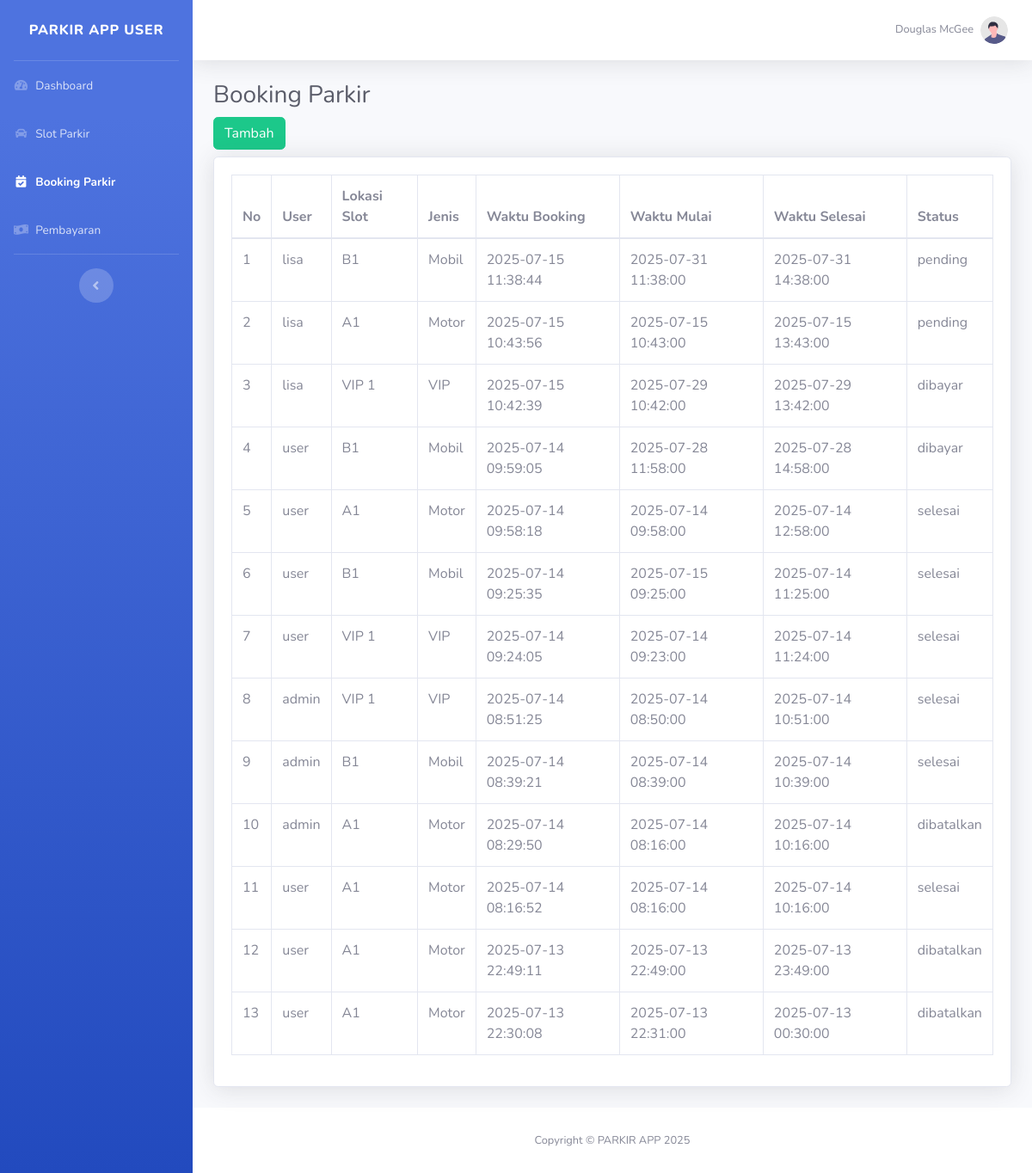
The page /user/bookingparkir.php on the database its author committed.
### tables this page shows
CREATE TABLE `bookings` (
  `booking_id` int NOT NULL,
  `user_id` int DEFAULT NULL,
  `slot_id` int DEFAULT NULL,
  `waktu_booking` datetime DEFAULT CURRENT_TIMESTAMP,
  `status` enum('pending','dibayar','selesai','dibatalkan') DEFAULT 'pending',
  `waktu_mulai` datetime DEFAULT NULL,
  `waktu_selesai` datetime DEFAULT NULL
);

CREATE TABLE `users` (
  `id` int NOT NULL,
  `username` varchar(50) NOT NULL,
  `password` varchar(255) NOT NULL,
  `role` enum('admin','user') NOT NULL
);

CREATE TABLE `parkir_slots` (
  `id` int NOT NULL,
  `lokasi` varchar(100) DEFAULT NULL,
  `status` enum('available','booked') DEFAULT 'available',
  `jenis` enum('motor','mobil','vip') DEFAULT 'mobil',
  `harga` int NOT NULL DEFAULT '0',
  `tempat_id` int DEFAULT NULL
);

### user/bookingparkir.php (the view, shortened to what this page needs)
<?php
include '../config/db.php';
$query = $conn->query("
    SELECT b.booking_id, b.user_id, u.username, b.slot_id, s.lokasi, s.jenis,
           b.waktu_booking, b.waktu_mulai, b.waktu_selesai, b.status
    FROM bookings b
    JOIN users u ON b.user_id = u.id
    JOIN parkir_slots s ON b.slot_id = s.id
    ORDER BY b.booking_id DESC
");
?>
<!DOCTYPE html>
<html lang="en">
<head>
    <link href="../vendor/fontawesome-free/css/all.min.css" rel="stylesheet" type="text/css">
    <link href="../css/sb-admin-2.min.css" rel="stylesheet">
    <link href="https://cdn.datatables.net/1.13.6/css/dataTables.bootstrap4.min.css" rel="stylesheet">
</head>
<body id="page-top">
    <div id="wrapper">
         <?php include '../includes/usersidebar.php'; ?>
        <div id="content-wrapper" class="d-flex flex-column">
            <div id="content">
                 <?php include '../includes/usernavbar.php'; ?>
                <div class="container-fluid">
                    <h1 class="h3 mb-2 text-gray-800">Booking Parkir</h1>
                    <button type="button" class="btn btn-success mb-2" data-toggle="modal" data-target="#modalTambahBooking">
                    Tambah
                    </button>
                    <div class="card shadow mb-4">
                        <div class="card-body">
                            <div class="table-responsive">
                                <table class="table table-bordered" id="dataTable" width="100%" cellspacing="0">
                                    <thead>
                                        <tr>
                                            <th>No</th>
                                            <th>User</th>
                                            <th>Lokasi Slot</th>
                                            <th>Jenis</th>
                                            <th>Waktu Booking</th>
                                            <th>Waktu Mulai</th>
                                            <th>Waktu Selesai</th>
                                            <th>Status</th>
                                        </tr>
                                    </thead>
                                    <tbody>
                                        <?php $no = 1; while($row = $query->fetch(PDO::FETCH_ASSOC)) : ?>
                                        <tr>
                                            <td><?= $no++; ?></td>
                                            <td><?= htmlspecialchars($row['username']); ?></td>
                                            <td><?= htmlspecialchars($row['lokasi']); ?></td>
                                            <td>
                                                <?php
                                                if ($row['jenis'] === 'motor') echo "Motor";
                                                elseif ($row['jenis'] === 'mobil') echo "Mobil";
                                                elseif ($row['jenis'] === 'vip') echo "VIP";
                                                else echo "-";
                                                ?>
                                            </td>
                                            <td><?= htmlspecialchars($row['waktu_booking']); ?></td>
                                            <td><?= htmlspecialchars($row['waktu_mulai']); ?></td>
                                            <td><?= htmlspecialchars($row['waktu_selesai']); ?></td>
                                            <td>
                                                <?php
                                                if ($row['status'] === 'available') {
                                                    echo '<span style="color: green;">Tersedia</span>';
                                                } elseif ($row['status'] === 'booked') {
                                                    echo '<span style="color: red;">Terbooking</span>';
                                                } else {
                                                    echo htmlspecialchars($row['status']);
                                                }
                                                ?>
                                            </td>
                                        </tr>
                                        <?php endwhile; ?>
                                    </tbody>
                                </table>
                            </div>
                        </div>
                    </div>
                </div>
            </div>
              <?php include '../includes/footer.php'; ?>
        </div>
    </div>
</body>
</html>

### rows shown on the page
bookings: user.username "lisa", slot.lokasi "B1", shows "Mobil", waktu_booking "2025-07-15 11:38:44", waktu_mulai "2025-07-31 11:38:00", waktu_selesai "2025-07-31 14:38:00", status "pending"
bookings: user.username "lisa", slot.lokasi "A1", shows "Motor", waktu_booking "2025-07-15 10:43:56", waktu_mulai "2025-07-15 10:43:00", waktu_selesai "2025-07-15 13:43:00", status "pending"
bookings: user.username "lisa", slot.lokasi "VIP 1", waktu_booking "2025-07-15 10:42:39", waktu_mulai "2025-07-29 10:42:00", waktu_selesai "2025-07-29 13:42:00", status "dibayar"
bookings: user.username "user", slot.lokasi "B1", shows "Mobil", waktu_booking "2025-07-14 09:59:05", waktu_mulai "2025-07-28 11:58:00", waktu_selesai "2025-07-28 14:58:00", status "dibayar"
bookings: user.username "user", slot.lokasi "A1", shows "Motor", waktu_booking "2025-07-14 09:58:18", waktu_mulai "2025-07-14 09:58:00", waktu_selesai "2025-07-14 12:58:00", status "selesai"
bookings: user.username "user", slot.lokasi "B1", shows "Mobil", waktu_booking "2025-07-14 09:25:35", waktu_mulai "2025-07-15 09:25:00", waktu_selesai "2025-07-14 11:25:00", status "selesai"
bookings: user.username "user", slot.lokasi "VIP 1", waktu_booking "2025-07-14 09:24:05", waktu_mulai "2025-07-14 09:23:00", waktu_selesai "2025-07-14 11:24:00", status "selesai"
bookings: user.username "admin", slot.lokasi "VIP 1", waktu_booking "2025-07-14 08:51:25", waktu_mulai "2025-07-14 08:50:00", waktu_selesai "2025-07-14 10:51:00", status "selesai"
bookings: user.username "admin", slot.lokasi "B1", shows "Mobil", waktu_booking "2025-07-14 08:39:21", waktu_mulai "2025-07-14 08:39:00", waktu_selesai "2025-07-14 10:39:00", status "selesai"
bookings: user.username "admin", slot.lokasi "A1", shows "Motor", waktu_booking "2025-07-14 08:29:50", waktu_mulai "2025-07-14 08:16:00", waktu_selesai "2025-07-14 10:16:00", status "dibatalkan"
bookings: user.username "user", slot.lokasi "A1", shows "Motor", waktu_booking "2025-07-14 08:16:52", waktu_mulai "2025-07-14 08:16:00", waktu_selesai "2025-07-14 10:16:00", status "selesai"
bookings: user.username "user", slot.lokasi "A1", shows "Motor", waktu_booking "2025-07-13 22:49:11", waktu_mulai "2025-07-13 22:49:00", waktu_selesai "2025-07-13 23:49:00", status "dibatalkan"
bookings: user.username "user", slot.lokasi "A1", shows "Motor", waktu_booking "2025-07-13 22:30:08", waktu_mulai "2025-07-13 22:31:00", waktu_selesai "2025-07-13 00:30:00", status "dibatalkan"
